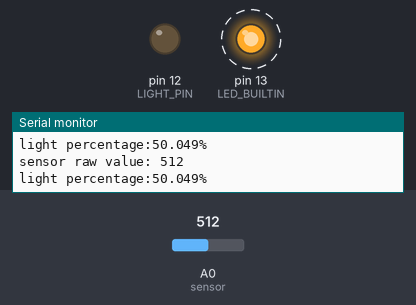
Recording of a sketch running on a simulated Arduino Uno, built with avr-gcc and run on an emulated ATmega328P. On the bench: output pins drawn as LEDs (lit = HIGH), the last lines printed to the serial monitor. Dashed ring = blinking. Inputs (shaded band) come from the test bench; at power-on: A0 (sensor) = 512.

Above: at 1.2 s.
1.3 s: A0 (sensor) set to 309
4.3 s: A0 (sensor) set to 290
At 5.15 s:
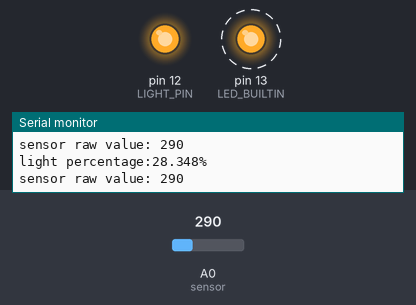
7.3 s: A0 (sensor) set to 585
10.3 s: A0 (sensor) set to 613
At 10.58 s:
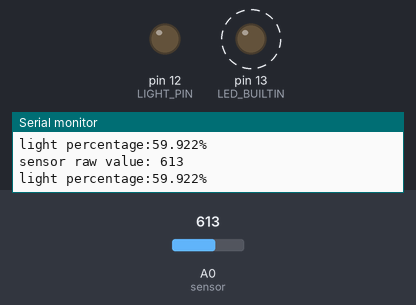
13.3 s: A0 (sensor) set to 1023
14.8 s: A0 (sensor) set to 122
At 15.31 s:
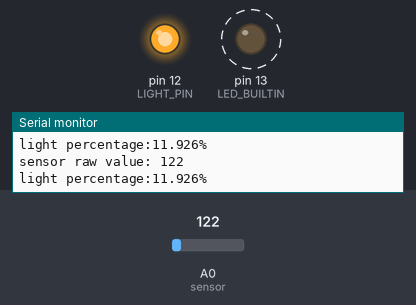
Timing chart, 0 to 18.8 s (numbered marks = the images above; inputs shaded):
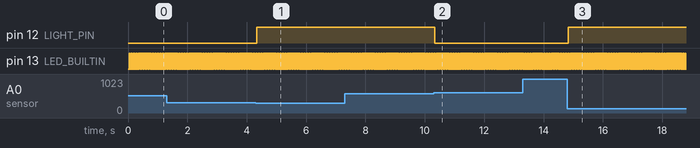

Measured:
- the behaviour switches between 300 and 299 on A0 (sensor) (found by bisection; images 0 and 1)
- the behaviour switches between 600 and 601 on A0 (sensor) (found by bisection; images 1 and 2)
- after the input at 4.3 s, pin 12 (LIGHT_PIN): LOW → HIGH at once
- after the input at 10.3 s, pin 12 (LIGHT_PIN): HIGH → LOW at once
- after the input at 14.8 s, pin 12 (LIGHT_PIN): LOW → HIGH at once
- by itself, pin 13 (LED_BUILTIN): alternates HIGH for 0.02 s and LOW for 0.02 s

The sketch:

Lduino_v1.ino
```cpp
#define LIGHT_PIN 12
#define ON  1
#define OFF 0
int high_threshold = 600;//! high threshold
int low_threshold = 300;//! low threshold
int ledstate = 0; //! heart beat on built in led


void setLight(bool on)
{
  digitalWrite(LIGHT_PIN, on);
}

void toggleLed()
{
   digitalWrite(LED_BUILTIN, ledstate);    // toggle the LED off
   ledstate =! ledstate;
}

void setup()
{
  // put your setup code here, to run once:
  Serial.begin(115200);
  pinMode(LED_BUILTIN, OUTPUT);
  pinMode(LIGHT_PIN, OUTPUT);
  Serial.print("start!\r\n");
}

void loop()
{
   int sensorVal = analogRead(A0);//! read sensor raw data
   float percent = (sensorVal * 100.0) / 1023.0 ; //! data to percent [0% 100%]
   char tmp [128];
   sprintf(tmp,"sensor raw value: %d",sensorVal);
   Serial.println(tmp);//! print on console raw data
   Serial.print("light percentage:");
   Serial.print(percent,3);
   Serial.println("%");//! print on console percent data
   delay(20);
   toggleLed();
   if(sensorVal < low_threshold )
    setLight(ON);
   else if(sensorVal > high_threshold)
    setLight(OFF);
}
```
